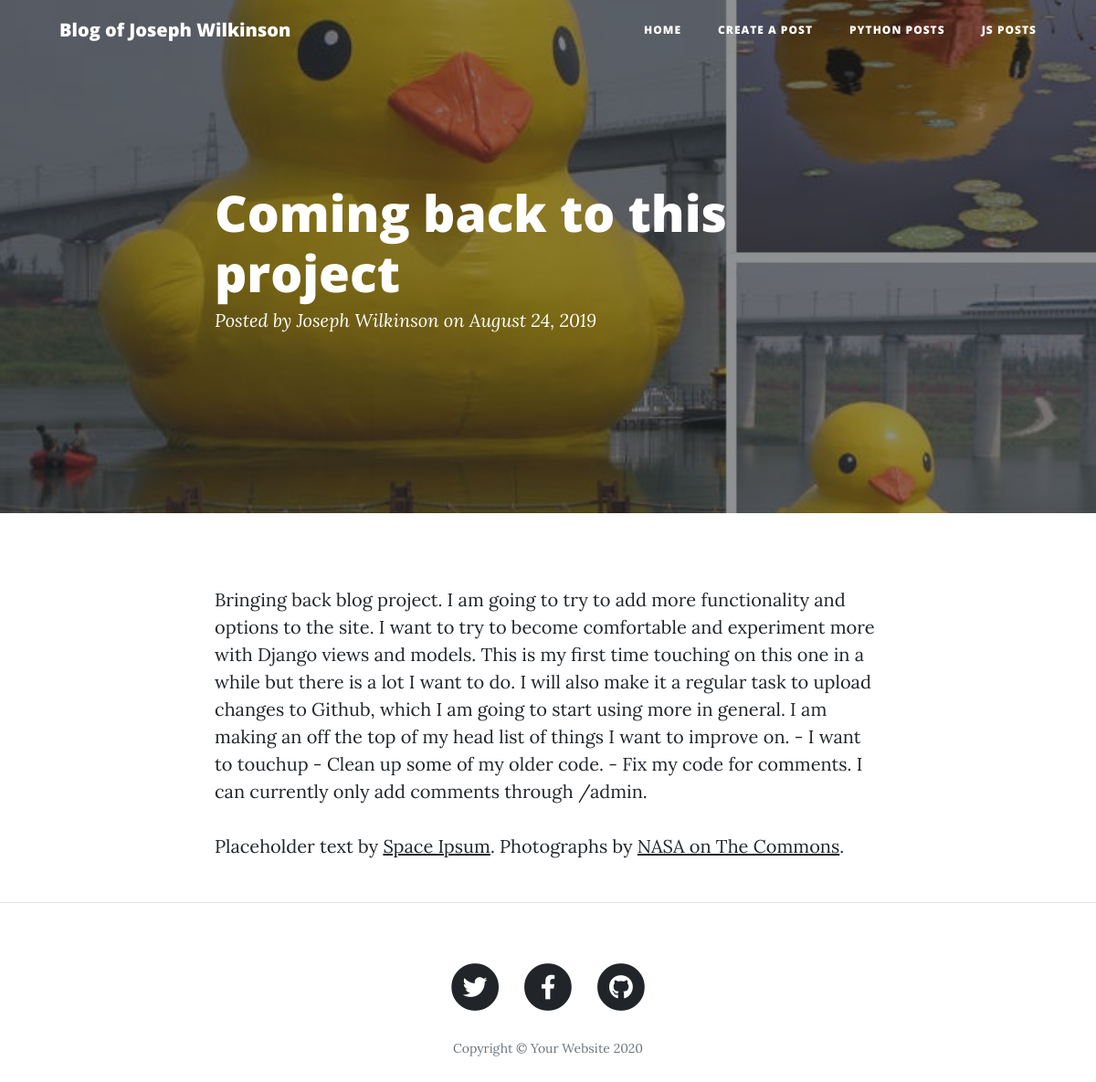
The app's page /postdetail/19/ with its own data.
### blogs/models.py (models this page shows, shortened)
class Post(models.Model):
    post_title = models.CharField(max_length = 30)
    post_author = models.CharField(max_length = 200)
    post_text = models.TextField()
    post_time = models.TimeField(auto_now_add = True)
    post_date = models.DateField(auto_now_add = True)
    post_image = models.ImageField(blank = True, upload_to = "blogs", default = 'tempdefault.jpg')
    class Meta:
        ordering = ["-post_date"]

### blogs/views.py (the view)
# urls.py: path('postdetail/<int:pk>/', PostDetailView.as_view(), name = "post_detail"),
class PostDetailView(DetailView):
    model = Post

### blogs/templates/blogs/post_detail.html (shortened to what this page needs)
{% load static %}
<!DOCTYPE html>
<html lang="en">
<head>
  <link href="{% static 'blogs/vendor/bootstrap/css/bootstrap.min.css' %}" rel="stylesheet">
  <link href="{% static 'blogs/vendor/fontawesome-free/css/all.min.css' %}" rel="stylesheet" type="text/css">
  <link href="{% static 'blogs/css/clean-blog.min.css' %}" rel="stylesheet">
</head>
<body>
  {% include '_menu.html' %}
  <header class="masthead" style="background-image: url('{{object.post_image.url}}')">
    <div class="overlay"></div>
    <div class="container">
      <div class="row">
        <div class="col-lg-8 col-md-10 mx-auto">
          <div class="post-heading">
            <h1>{{post.post_title}}</h1>
            <span class="meta">Posted by
              <a href="#">{{object.post_author}}</a>
              on August 24, 2019</span>
          </div>
        </div>
      </div>
    </div>
  </header>
  <article>
    <div class="container">
      <div class="row">
        <div class="col-lg-8 col-md-10 mx-auto">
          <p>{{object.post_text}}</p>
          <p>Placeholder text by
            <a href="http://spaceipsum.com/">Space Ipsum</a>. Photographs by
            <a href="https://www.flickr.com/photos/nasacommons/">NASA on The Commons</a>.
          </p>
        </div>
      </div>
    </div>
  </article>
  <hr>
  <footer>
    <div class="container">
      <div class="row">
        <div class="col-lg-8 col-md-10 mx-auto">
          <ul class="list-inline text-center">
            <li class="list-inline-item">
              <a href="#">
                <span class="fa-stack fa-lg">
                  <i class="fas fa-circle fa-stack-2x"></i>
                  <i class="fab fa-twitter fa-stack-1x fa-inverse"></i>
                </span>
              </a>
            </li>
            <li class="list-inline-item">
              <a href="#">
                <span class="fa-stack fa-lg">
                  <i class="fas fa-circle fa-stack-2x"></i>
                  <i class="fab fa-facebook-f fa-stack-1x fa-inverse"></i>
                </span>
              </a>
            </li>
            <li class="list-inline-item">
              <a href="#">
                <span class="fa-stack fa-lg">
                  <i class="fas fa-circle fa-stack-2x"></i>
                  <i class="fab fa-github fa-stack-1x fa-inverse"></i>
                </span>
              </a>
            </li>
          </ul>
          <p class="copyright text-muted">Copyright &copy; Your Website 2020</p>
        </div>
      </div>
    </div>
  </footer>
</body>
</html>

### records on screen
Post: post_image (placeholder picture), post_title "Coming back to this project", post_author "Joseph Wilkinson", post_text "Bringing back blog project. I am going to try to add more functionality and options to the site. I want to try to become comfortable and experiment more with Django views and models. This is my first time touching on this one in a while but there is a lot I want to do. I will also make it a regular task to upload changes to Github, which I am going to start using more in general. I am making an off the top of my head list of things I want to improve on. - I want to touchup - Clean up some of my older code. - Fix my code for comments. I can currently only add comments through /admin."
